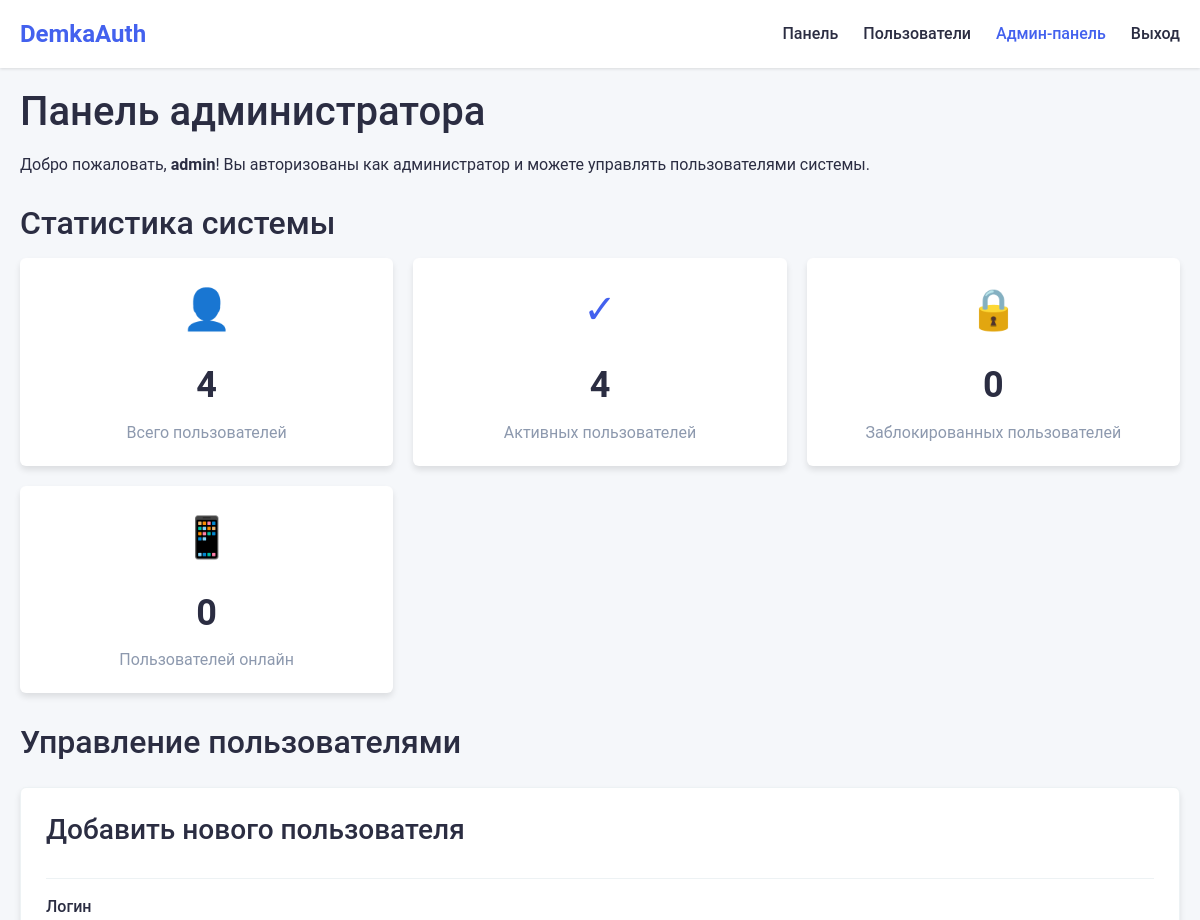
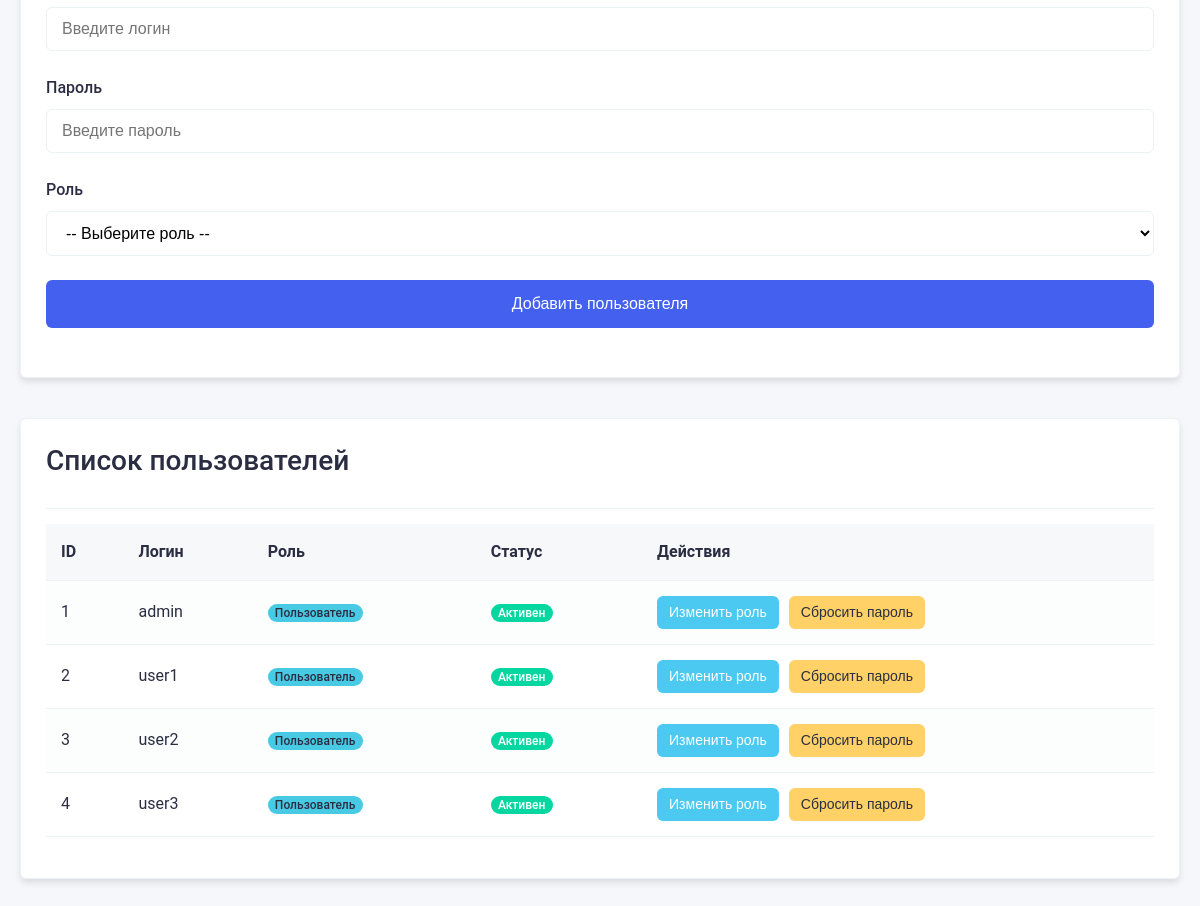
/admin.php (signed in), run on the app's committed database (2 pictures, top to bottom).
### tables this page shows
CREATE TABLE `users` (
  `id` int(11) NOT NULL,
  `username` varchar(50) NOT NULL,
  `password_hash` varchar(255) NOT NULL,
  `role` enum('Администратор','Пользователь') NOT NULL DEFAULT 'Пользователь',
  `failed_attempts` int(11) DEFAULT 0,
  `last_login` timestamp NULL DEFAULT NULL,
  `is_blocked` tinyint(1) DEFAULT 0,
  `created_at` timestamp NOT NULL DEFAULT current_timestamp(),
  `blocked` tinyint(1) NOT NULL DEFAULT 0,
  `block_reason` varchar(255) DEFAULT NULL,
  `last_activity` datetime DEFAULT NULL,
  `first_login` tinyint(1) NOT NULL DEFAULT 0
);

### includes/functions.php (called while the page is built, shortened)
<?php
function getUserById($userId) {
    global $pdo;
    try {
        $stmt = $pdo->prepare("SELECT * FROM users WHERE id = :id LIMIT 1");
        $stmt->bindParam(':id', $userId, PDO::PARAM_INT);
        $stmt->execute();
        $user = $stmt->fetch(PDO::FETCH_ASSOC);
        if ($user && isset($user['username']) && !isset($user['login'])) {
            $user['login'] = $user['username'];
        }
        return $user ? $user : false;
    } catch (PDOException $e) {
        error_log("Ошибка при получении пользователя по ID: " . $e->getMessage());
        return false;
    }
}
function getUsersList($filters = []) {
    global $pdo;
    try {
        $sql = "SELECT * FROM users";
        $params = [];
        $sql .= " ORDER BY id ASC";
        $stmt = $pdo->prepare($sql);
        $stmt->execute();
        $users = $stmt->fetchAll(PDO::FETCH_ASSOC);
        foreach ($users as &$user) {
            if (isset($user['username']) && !isset($user['login'])) {
                $user['login'] = $user['username'];
            }
        }
        return $users;
    } catch (PDOException $e) {
        error_log("Ошибка при получении списка пользователей: " . $e->getMessage());
        return [];
    }
}
function getTotalUsers() {
    global $pdo;
    try {
        $stmt = $pdo->query("SELECT COUNT(*) FROM users");
        return (int)$stmt->fetchColumn();
    } catch (PDOException $e) {
        error_log("Ошибка при подсчете пользователей: " . $e->getMessage());
        return 0;
    }
}
function getActiveUsers() {
    global $pdo;
    try {
        $stmt = $pdo->query("SELECT COUNT(*) FROM users WHERE is_blocked = 0");
        return (int)$stmt->fetchColumn();
    } catch (PDOException $e) {
        error_log("Ошибка при подсчете активных пользователей: " . $e->getMessage());
        return 0;
    }
}
function getBlockedUsers() {
    global $pdo;
    try {
        $stmt = $pdo->query("SELECT COUNT(*) FROM users WHERE is_blocked = 1");
        return (int)$stmt->fetchColumn();
    } catch (PDOException $e) {
        error_log("Ошибка при подсчете заблокированных пользователей: " . $e->getMessage());
        return 0;
    }
}
function getOnlineUsers() {
    global $pdo;
    try {
        $timeThreshold = date('Y-m-d H:i:s', strtotime('-15 minutes'));
        $stmt = $pdo->prepare("SELECT COUNT(*) FROM users WHERE last_activity > :threshold");
        $stmt->bindParam(':threshold', $timeThreshold);
        $stmt->execute();
        return (int)$stmt->fetchColumn();
    } catch (PDOException $e) {
        error_log("Ошибка при подсчете пользователей онлайн: " . $e->getMessage());
        return 0;
    }
}

### admin.php (the view, shortened to what this page needs)
<?php
require_once 'includes/functions.php';
$userId = $_SESSION['user_id'];
$userInfo = getUserById($userId);
$users = getUsersList();
$stats = [
    'total_users' => getTotalUsers(),
    'active_users' => getActiveUsers(),
    'blocked_users' => getBlockedUsers(),
    'online_users' => getOnlineUsers()
];
?>
<!DOCTYPE html>
<html lang="ru">
<head>
    <link rel="stylesheet" href="css/style.css">
</head>
<body>
    <nav class="navbar">
        <div class="navbar-container">
            <a href="dashboard.php" class="navbar-brand">DemkaAuth</a>
            <ul class="navbar-nav">
                <li class="nav-item"><a href="dashboard.php" class="nav-link">Панель</a></li>
                <li class="nav-item"><a href="users.php" class="nav-link">Пользователи</a></li>
                <li class="nav-item"><a href="admin.php" class="nav-link active">Админ-панель</a></li>
                <li class="nav-item"><a href="logout.php" class="nav-link">Выход</a></li>
            </ul>
        </div>
    </nav>
    <div class="container">
        <div class="row">
            <div class="col-12">
                <h1>Панель администратора</h1>
                <p>Добро пожаловать, <strong><?php echo htmlspecialchars($userInfo['login']); ?></strong>! Вы авторизованы как администратор и можете управлять пользователями системы.</p>
            </div>
        </div>
        <div class="row">
            <div class="col-12">
                <h2>Статистика системы</h2>
            </div>
        </div>
        <div class="admin-dashboard">
            <div class="dashboard-card">
                <div class="dashboard-icon">👤</div>
                <div class="dashboard-value"><?php echo $stats['total_users']; ?></div>
                <div class="dashboard-label">Всего пользователей</div>
            </div>
            <div class="dashboard-card">
                <div class="dashboard-icon">✓</div>
                <div class="dashboard-value"><?php echo $stats['active_users']; ?></div>
                <div class="dashboard-label">Активных пользователей</div>
            </div>
            <div class="dashboard-card">
                <div class="dashboard-icon">🔒</div>
                <div class="dashboard-value"><?php echo $stats['blocked_users']; ?></div>
                <div class="dashboard-label">Заблокированных пользователей</div>
            </div>
            <div class="dashboard-card">
                <div class="dashboard-icon">📱</div>
                <div class="dashboard-value"><?php echo $stats['online_users']; ?></div>
                <div class="dashboard-label">Пользователей онлайн</div>
            </div>
        </div>
        <div class="row">
            <div class="col-12">
                <h2>Управление пользователями</h2>
            </div>
        </div>
        <div class="row">
            <div class="col-12 col-md-4">
                <div class="card">
                    <div class="card-header">
                        <h3>Добавить нового пользователя</h3>
                    </div>
                    <div class="card-body">
                        <form id="add-user-form" method="POST" action="">
                            <div class="form-group">
                                <label for="new_login" class="form-label">Логин</label>
                                <input type="text" id="new_login" name="login" class="form-control" placeholder="Введите логин" required>
                            </div>
                            <div class="form-group">
                                <label for="new_password" class="form-label">Пароль</label>
                                <input type="password" id="new_password" name="password" class="form-control" placeholder="Введите пароль" required>
                            </div>
                            <div class="form-group">
                                <label for="role" class="form-label">Роль</label>
                                <select id="role" name="role" class="form-control" required>
                                    <option value="">-- Выберите роль --</option>
                                </select>
                            </div>
                            <div class="form-group">
                                <button type="submit" class="btn btn-primary btn-block">Добавить пользователя</button>
                            </div>
                        </form>
                    </div>
                </div>
            </div>
            <div class="col-12 col-md-8">
                <div class="card">
                    <div class="card-header">
                        <h3>Список пользователей</h3>
                    </div>
                    <div class="card-body">
                        <?php if (empty($users)): ?>
                            <p class="text-center">Пользователи не найдены</p>
                        <?php else: ?>
                            <div class="table-responsive">
                                <table class="table table-striped">
                                    <thead>
                                        <tr>
                                            <th>ID</th>
                                            <th>Логин</th>
                                            <th>Роль</th>
                                            <th>Статус</th>
                                            <th>Действия</th>
                                        </tr>
                                    </thead>
                                    <tbody>
                                        <?php foreach ($users as $user): ?>
                                            <tr>
                                                <td><?php echo $user['id']; ?></td>
                                                <td><?php echo htmlspecialchars($user['login']); ?></td>
                                                <td>
                                                    <span class="badge <?php echo $user['role'] === 'admin' ? 'badge-admin' : 'badge-user'; ?>">
                                                        <?php echo $user['role'] === 'admin' ? 'Администратор' : 'Пользователь'; ?>
                                                    </span>
                                                </td>
                                                <td>
                                                    <span class="badge <?php echo isset($user['blocked']) ? ($user['blocked'] ? 'badge-danger' : 'badge-success') : (isset($user['is_blocked']) ? ($user['is_blocked'] ? 'badge-danger' : 'badge-success') : 'badge-success'); ?>">
                                                        <?php echo isset($user['blocked']) ? ($user['blocked'] ? 'Заблокирован' : 'Активен') : (isset($user['is_blocked']) ? ($user['is_blocked'] ? 'Заблокирован' : 'Активен') : 'Активен'); ?>
                                                    </span>
                                                </td>
                                                <td>
                                                    <div class="user-actions">
                                                        <button class="btn btn-sm btn-info" onclick="ModalHandler.openModal('change-role-modal-<?php echo $user['id']; ?>')">Изменить роль</button>
                                                        <button class="btn btn-sm btn-warning" onclick="ModalHandler.openModal('reset-password-modal-<?php echo $user['id']; ?>')">Сбросить пароль</button>
                                                    </div>
                                                </td>
                                            </tr>
                                        <?php endforeach; ?>
                                    </tbody>
                                </table>
                            </div>
                        <?php endif; ?>
                    </div>
                </div>
            </div>
        </div>
    </div>
</body>
</html>

### data on the page
users: username "admin", id "1", role "Пользователь", blocked "Активен"
users: id "4", username "user3", role "Пользователь", blocked "Активен"
users: id "2", username "user1", role "Пользователь", blocked "Активен"
users: id "3", username "user2", role "Пользователь", blocked "Активен"

### other printed values
$stats['blocked_users'] "0"
$stats['online_users'] "0"
